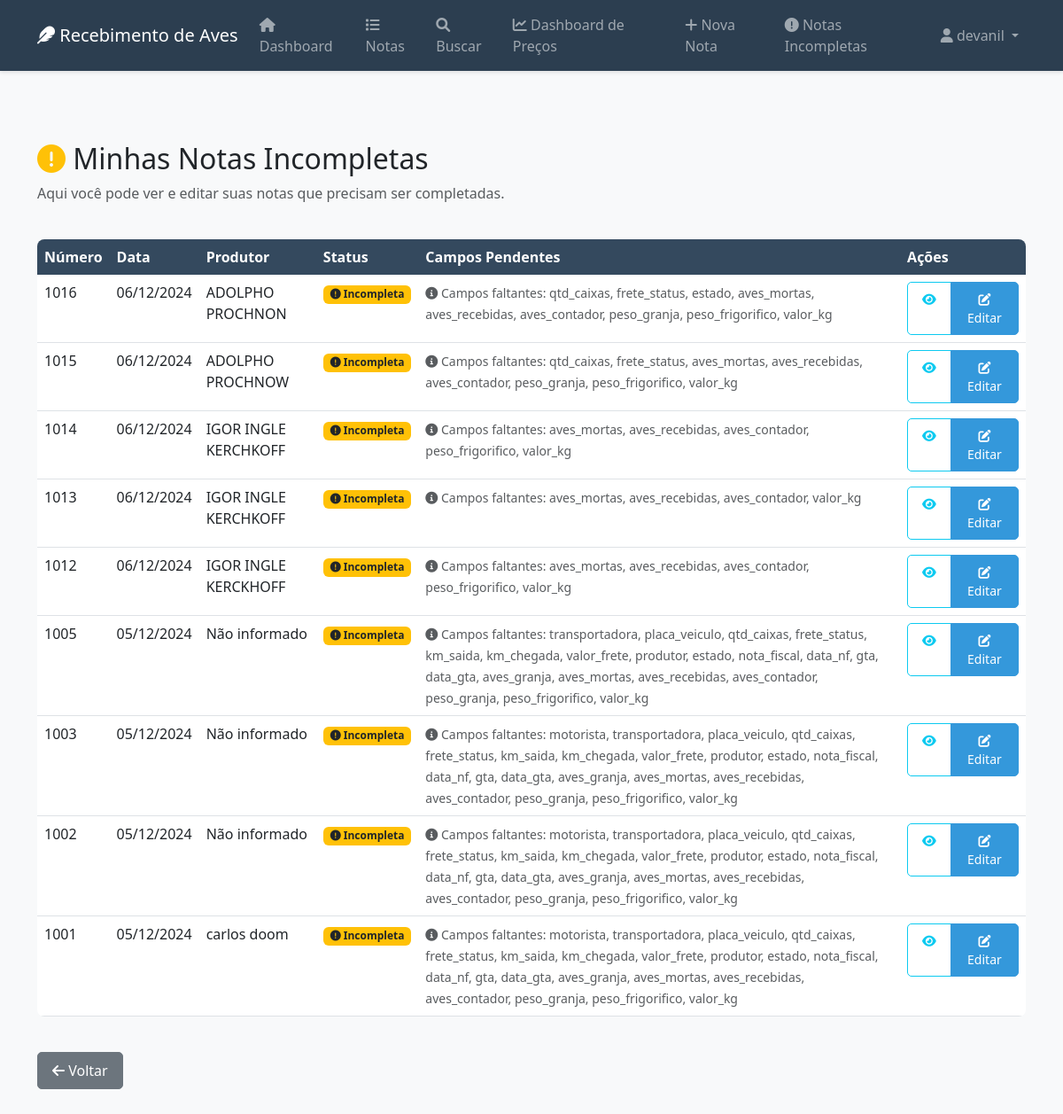
The app's page /notas_incompletas (signed in) with its own data.
### app.py (models this page shows, shortened)
class User(UserMixin, db.Model):
    id = db.Column(db.Integer, primary_key=True)
    username = db.Column(db.String(80), unique=True, nullable=False)
    password_hash = db.Column(db.String(120), nullable=False)
    role = db.Column(db.String(20), nullable=False)  # 'diretoria', 'financeiro', 'usuario', 'visualizador', 'gerente'
    nome_completo = db.Column(db.String(100))
    email = db.Column(db.String(120))
    data_criacao = db.Column(db.DateTime, default=datetime.now)
    ativo = db.Column(db.Boolean, default=True)
    criado_por_id = db.Column(db.Integer, db.ForeignKey('user.id'))
    @property
    def is_financeiro(self):
        return self.role == 'financeiro'
    @property
    def is_gerente(self):
        return self.role == 'gerente'

class Nota(db.Model):
    id = db.Column(db.Integer, primary_key=True)
    numero = db.Column(db.Integer, unique=True, nullable=False)
    usuario_id = db.Column(db.Integer, db.ForeignKey('user.id'), nullable=False)
    tipo_ave = db.Column(db.String(50), nullable=True)
    num_cargas = db.Column(db.Integer, nullable=True)
    ordem_carga = db.Column(db.String(10), nullable=True)
    data_abate = db.Column(db.DateTime, nullable=True)
    dia_semana = db.Column(db.String(20), nullable=True)
    motorista = db.Column(db.String(100), nullable=True)
    transportadora = db.Column(db.String(100), nullable=True)
    placa_veiculo = db.Column(db.String(20), nullable=True)
    qtd_caixas = db.Column(db.Integer, nullable=True)
    frete_status = db.Column(db.String(20), nullable=True)
    km_saida = db.Column(db.Float, nullable=True)
    km_chegada = db.Column(db.Float, nullable=True)
    valor_frete = db.Column(db.Float, nullable=True)
    pedagios = db.Column(db.Float, nullable=True)
    outras_despesas = db.Column(db.Float, nullable=True)
    produtor = db.Column(db.String(100), nullable=True)
    estado = db.Column(db.String(2), nullable=True)
    nota_fiscal = db.Column(db.String(50), nullable=True)
    data_nf = db.Column(db.DateTime, nullable=True)
    gta = db.Column(db.String(50), nullable=True)
    data_gta = db.Column(db.DateTime, nullable=True)
    aves_granja = db.Column(db.Integer, nullable=True)
    aves_mortas = db.Column(db.Integer, nullable=True)
    aves_recebidas = db.Column(db.Integer, nullable=True)
    aves_contador = db.Column(db.Integer, nullable=True)
    agenciador = db.Column(db.String(100), nullable=True)
    caixas_vazias = db.Column(db.Integer, default=0)
    peso_granja = db.Column(db.Float, nullable=True)
    peso_frigorifico = db.Column(db.Float, nullable=True)
    mortalidade_excesso = db.Column(db.Float, default=0)
    aves_molhadas_granja = db.Column(db.Float, default=0)
    aves_molhadas_chuva = db.Column(db.Float, default=0)
    quebra_maus_tratos = db.Column(db.Float, default=0)
    aves_papo_cheio = db.Column(db.Float, default=0)
    outras_quebras = db.Column(db.Float, default=0)
    descricao_quebras = db.Column(db.String(200))
    adiantamento_frete = db.Column(db.Float, default=0)
    valor_combustivel = db.Column(db.Float, default=0)  # Novo campo para preço do combustível
    valor_kg = db.Column(db.Float, nullable=True)
    status = db.Column(db.String(20), default='incompleta')
    campos_pendentes = db.Column(db.String(200), nullable=True)
    data_criacao = db.Column(db.DateTime, default=datetime.utcnow)
    autorizado_por = db.Column(db.Integer, db.ForeignKey('user.id'))
    autorizado_por_usuario = db.relationship('User', foreign_keys=[autorizado_por])
    autorizada = db.Column(db.Boolean, default=False)
    data_autorizacao = db.Column(db.DateTime)
    assinatura_autorizador = db.Column(db.String(200))
    verificado_por = db.Column(db.Integer, db.ForeignKey('user.id'))
    verificado_por_usuario = db.relationship('User', foreign_keys=[verificado_por])
    verificado_financeiro = db.Column(db.Boolean, default=False)
    aprovado_financeiro = db.Column(db.Boolean, default=False)
    data_aprovacao_financeiro = db.Column(db.DateTime)
    observacoes_financeiro = db.Column(db.String(500))
    requer_verificacao = db.Column(db.Boolean, default=False)
    em_edicao = db.Column(db.Boolean, default=False)
    liberado_gerente = db.Column(db.Boolean, default=False)
    liberado_por_gerente = db.Column(db.Integer, db.ForeignKey('user.id'))
    liberado_por_gerente_usuario = db.relationship('User', foreign_keys=[liberado_por_gerente])
    data_liberacao_gerente = db.Column(db.DateTime)

### app.py (the view)
@app.route('/notas_incompletas')
@login_required
def notas_incompletas():
    notas = Nota.query.filter(
        (Nota.status == 'incompleta') |
        (Nota.campos_pendentes.isnot(None))
    ).order_by(Nota.data_criacao.desc()).all()
    return render_template('notas_incompletas.html', notas=notas)

### app.py (called while the page is built)
@login_manager.user_loader
def load_user(user_id):
    return User.query.get(int(user_id))

### templates/notas_incompletas.html (shortened to what this page needs)
{% extends "base.html" %}
{% block content %}
<div class="container mt-4">
    <div class="row mb-4">
        <div class="col">
            <h2><i class="fas fa-exclamation-circle text-warning"></i> Minhas Notas Incompletas</h2>
            <p class="text-muted">Aqui você pode ver e editar suas notas que precisam ser completadas.</p>
        </div>
    </div>
    {% if notas %}
    <div class="table-responsive">
        <table class="table table-hover">
            <thead class="table-light">
                <tr>
                    <th>Número</th>
                    <th>Data</th>
                    <th>Produtor</th>
                    <th>Status</th>
                    <th>Campos Pendentes</th>
                    <th>Ações</th>
                </tr>
            </thead>
            <tbody>
                {% for nota in notas %}
                <tr>
                    <td>{{ nota.numero }}</td>
                    <td>{{ nota.data_criacao.strftime('%d/%m/%Y') }}</td>
                    <td>{{ nota.produtor or 'Não informado' }}</td>
                    <td>
                        <span class="badge bg-warning text-dark">
                            <i class="fas fa-exclamation-circle"></i> Incompleta
                        </span>
                    </td>
                    <td>
                        {% if nota.campos_pendentes %}
                            <small class="text-muted">
                                <i class="fas fa-info-circle"></i>
                                Campos faltantes: {{ nota.campos_pendentes }}
                            </small>
                        {% else %}
                            <small class="text-success">
                                <i class="fas fa-check-circle"></i>
                                Todos os campos preenchidos
                            </small>
                        {% endif %}
                    </td>
                    <td>
                        <div class="btn-group">
                            <a href="{{ url_for('ver_nota', id=nota.id) }}" class="btn btn-outline-info btn-sm" title="Ver Detalhes">
                                <i class="fas fa-eye"></i>
                            </a>
                            <a href="{{ url_for('editar_nota', id=nota.id) }}" class="btn btn-primary btn-sm" title="Editar Nota">
                                <i class="fas fa-edit"></i> Editar
                            </a>
                        </div>
                    </td>
                </tr>
                {% endfor %}
            </tbody>
        </table>
    </div>
    {% else %}
    <div class="alert alert-info">
        <i class="fas fa-info-circle"></i> Você não tem notas incompletas no momento.
    </div>
    {% endif %}
    <div class="mt-4">
        <a href="{{ url_for('index') }}" class="btn btn-secondary">
            <i class="fas fa-arrow-left"></i> Voltar
        </a>
    </div>
</div>
{% endblock %}

### templates/base.html (shortened to what this page needs)
<!DOCTYPE html>
<html lang="pt-br">
<head>
    <link href="https://cdn.jsdelivr.net/npm/bootstrap@5.3.0/dist/css/bootstrap.min.css" rel="stylesheet">
    <link href="https://cdnjs.cloudflare.com/ajax/libs/font-awesome/6.0.0/css/all.min.css" rel="stylesheet">
    <link href="{{ url_for('static', filename='css/style.css') }}" rel="stylesheet">
</head>
<body>
    {% if current_user.is_authenticated %}
    <nav class="navbar navbar-expand-lg navbar-dark bg-primary">
        <div class="container">
            <a class="navbar-brand" href="{{ url_for('dashboard') }}">
                <i class="fas fa-feather"></i> Recebimento de Aves
            </a>
            <div class="collapse navbar-collapse" id="navbarNav">
                <ul class="navbar-nav me-auto">
                    <li class="nav-item">
                        <a class="nav-link" href="{{ url_for('dashboard') }}">
                            <i class="fas fa-home"></i> Dashboard
                        </a>
                    </li>
                    <li class="nav-item">
                        <a class="nav-link" href="{{ url_for('lista_notas') }}">
                            <i class="fas fa-list"></i> Notas
                        </a>
                    </li>
                    <li class="nav-item">
                        <a class="nav-link" href="{{ url_for('buscar_notas') }}">
                            <i class="fas fa-search"></i> Buscar
                        </a>
                    </li>
                    <li class="nav-item">
                        <a class="nav-link" href="{{ url_for('dashboard_precos') }}">
                            <i class="fas fa-chart-line"></i> Dashboard de Preços
                        </a>
                    </li>
                    {% if current_user.role == 'usuario' %}
                    <li class="nav-item">
                        <a class="nav-link" href="{{ url_for('nova_nota') }}">
                            <i class="fas fa-plus"></i> Nova Nota
                        </a>
                    </li>
                    <li class="nav-item">
                        <a class="nav-link" href="{{ url_for('notas_incompletas') }}">
                            <i class="fas fa-exclamation-circle"></i> Notas Incompletas
                        </a>
                    </li>
                    {% endif %}
                </ul>
                <ul class="navbar-nav">
                    <li class="nav-item dropdown">
                        <a class="nav-link dropdown-toggle" href="#" id="userDropdown" role="button"
                           data-bs-toggle="dropdown">
                            <i class="fas fa-user"></i> {{ current_user.username }}
                        </a>
                    </li>
                </ul>
            </div>
        </div>
    </nav>
    {% endif %}
    <main class="py-4">
        {% block content %}{% endblock %}
    </main>
</body>
</html>

### static/css/style.css (style rules this page uses)
body { background-color: #f8f9fa; min-height: 100vh; padding-bottom: 2rem; }
.navbar { box-shadow: 0 2px 4px rgba(0, 0, 0, 0.1); margin-bottom: 2rem; }
.btn-primary { background-color: #0d6efd; border-color: #0d6efd; transition: all 0.2s ease-in-out; }
.row { animation: fadeIn 0.5s ease-out; }

### templates/base.html (style rules this page uses)
:root { --primary-color: #2c3e50; --secondary-color: #34495e; --accent-color: #3498db; --success-color: #27ae60; --warning-color: #f1c40f; --danger-color: #e74c3c; }
body { background-color: #f8f9fa; }
.navbar { background-color: var(--primary-color) !important; box-shadow: 0 2px 4px rgba(0,0,0,0.1); }
.btn { border-radius: 5px; padding: 0.5rem 1rem; font-weight: 500; transition: all 0.3s ease; }
.btn-primary { background-color: var(--accent-color); border-color: var(--accent-color); }
.table { background: white; border-radius: 8px; overflow: hidden; }
.table thead th { background-color: var(--secondary-color); color: white; border: none; }

### records on screen
User: username "devanil"
Nota: numero "1016", data_criacao "06/12/2024", produtor "ADOLPHO PROCHNON", campos_pendentes "qtd_caixas, frete_status, estado, aves_mortas, aves_recebidas, aves_contador, peso_granja, peso_frigorifico, valor_kg"
Nota: numero "1015", data_criacao "06/12/2024", produtor "ADOLPHO PROCHNOW", campos_pendentes "qtd_caixas, frete_status, aves_mortas, aves_recebidas, aves_contador, peso_granja, peso_frigorifico, valor_kg"
Nota: numero "1014", data_criacao "06/12/2024", produtor "IGOR INGLE KERCHKOFF", campos_pendentes "aves_mortas, aves_recebidas, aves_contador, peso_frigorifico, valor_kg"
Nota: numero "1013", data_criacao "06/12/2024", produtor "IGOR INGLE KERCHKOFF", campos_pendentes "aves_mortas, aves_recebidas, aves_contador, valor_kg"
Nota: numero "1012", data_criacao "06/12/2024", produtor "IGOR INGLE KERCKHOFF", campos_pendentes "aves_mortas, aves_recebidas, aves_contador, peso_frigorifico, valor_kg"
Nota: numero "1005", data_criacao "05/12/2024", produtor "Não informado", campos_pendentes "transportadora, placa_veiculo, qtd_caixas, frete_status, km_saida, km_chegada, valor_frete, produtor, estado, nota_fiscal, data_nf, gta, data_gta, aves_granja, aves_mortas, aves_recebidas, aves_contador, peso_granja, peso_frigorifico, valor_kg"
Nota: numero "1003", data_criacao "05/12/2024", produtor "Não informado", campos_pendentes "motorista, transportadora, placa_veiculo, qtd_caixas, frete_status, km_saida, km_chegada, valor_frete, produtor, estado, nota_fiscal, data_nf, gta, data_gta, aves_granja, aves_mortas, aves_recebidas, aves_contador, peso_granja, peso_frigorifico, valor_kg"
Nota: numero "1002", data_criacao "05/12/2024", produtor "Não informado", campos_pendentes "motorista, transportadora, placa_veiculo, qtd_caixas, frete_status, km_saida, km_chegada, valor_frete, produtor, estado, nota_fiscal, data_nf, gta, data_gta, aves_granja, aves_mortas, aves_recebidas, aves_contador, peso_granja, peso_frigorifico, valor_kg"
Nota: numero "1001", data_criacao "05/12/2024", produtor "carlos doom", campos_pendentes "motorista, transportadora, placa_veiculo, qtd_caixas, frete_status, km_saida, km_chegada, valor_frete, produtor, estado, nota_fiscal, data_nf, gta, data_gta, aves_granja, aves_mortas, aves_recebidas, aves_contador, peso_granja, peso_frigorifico, valor_kg"
